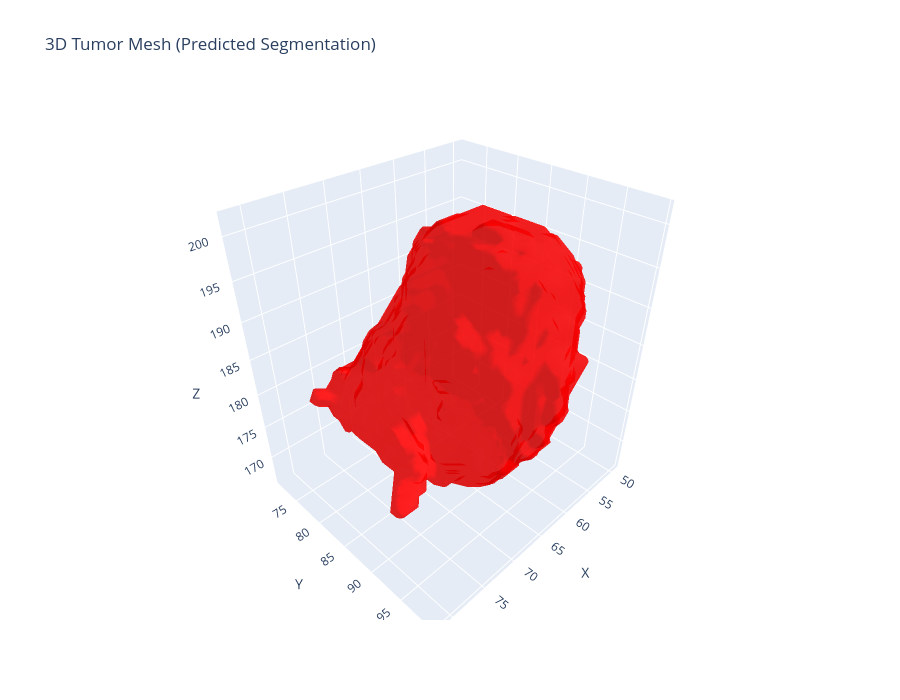

The code cell stored with this chart in its notebook:
### Code cell
# ======================
# Full 3D Tumor Mesh Visualization from NIfTI or In-Memory
# ======================
import os
import numpy as np
import nibabel as nib
import matplotlib.pyplot as plt
import plotly.graph_objects as go
from skimage import measure

# Helper: resolve prediction volume from memory or file
def _resolve_prediction_volume():
    if "segmentation_array" in globals():
        arr = np.asarray(segmentation_array)
        return (arr > 0.5).astype(np.uint8)
    if "prediction" in globals():
        arr = np.asarray(prediction)
        return (arr > 0.5).astype(np.uint8)
    candidate_paths = [
        os.path.join(PRED_DIR, "predicted_segmentation.nii"),
        os.path.join(PRED_DIR, "predicted_segmentation.nii.gz"),
        "predicted_segmentation.nii",
        "predicted_segmentation.nii.gz",
    ]
    for path in candidate_paths:
        if os.path.exists(path):
            arr = nib.load(path).get_fdata()
            return (arr > 0.5).astype(np.uint8)
    raise FileNotFoundError(
        "Prediction volume not found. Run inference first so segmentation_array/prediction exists "
        "or save predicted_segmentation.nii."
    )

def create_3d_tumor_mesh(pred_mask, downsample=2, min_voxels=100):
    """Create interactive 3D tumor mesh using marching cubes."""
    pred_mask = (pred_mask > 0).astype(np.uint8)
    if downsample > 1:
        pred_mask = pred_mask[::downsample, ::downsample, ::downsample]
    tumor_voxels = int(pred_mask.sum())
    if tumor_voxels < min_voxels:
        print(f"Tumor voxels too few for mesh: {tumor_voxels}")
        return None
    verts, faces, _, _ = measure.marching_cubes(pred_mask, level=0.5, step_size=1)
    fig = go.Figure(
        data=[
            go.Mesh3d(
                x=verts[:, 0],
                y=verts[:, 1],
                z=verts[:, 2],
                i=faces[:, 0],
                j=faces[:, 1],
                k=faces[:, 2],
                color="red",
                opacity=0.65,
                name="Predicted Tumor",
            )
        ]
    )
    fig.update_layout(
        title="3D Tumor Mesh (Predicted Segmentation)",
        scene=dict(
            xaxis_title="X",
            yaxis_title="Y",
            zaxis_title="Z",
            aspectmode="data",
        ),
        width=900,
        height=700,
    )
    return fig

# Run and save/show the mesh
try:
    pred_mask_3d = _resolve_prediction_volume()
    fig_mesh = create_3d_tumor_mesh(pred_mask_3d, downsample=2)
    if fig_mesh is not None:
        os.makedirs(VIZ_DIR, exist_ok=True)
        mesh_html_path = os.path.join(VIZ_DIR, "predicted_tumor_3d_mesh.html")
        fig_mesh.write_html(mesh_html_path)
        fig_mesh.show()
        print(f"Saved 3D mesh visualization: {mesh_html_path}")
    else:
        print("No mesh generated: not enough tumor voxels.")
except Exception as e:
    print(f"3D mesh visualization failed: {e}")

### Figure 1 — Plotly figure (JSON) as saved in the notebook; plotly's stock layout.template omitted (floating-point values rounded to 4 significant figures; data arrays with more than 128 entries replaced by an {"elided": "..."} marker saying what was removed)
{"data": [{"color": "red", "i": {"elided": "8220 int values"}, "j": {"elided": "8220 int values"}, "k": {"elided": "8220 int values"}, "name": "Predicted Tumor", "opacity": 0.65, "type": "mesh3d", "x": {"elided": "4112 float values"}, "y": {"elided": "4112 float values"}, "z": {"elided": "4112 float values"}}], "layout": {"height": 700, "scene": {"aspectmode": "data", "xaxis": {"title": {"text": "X"}}, "yaxis": {"title": {"text": "Y"}}, "zaxis": {"title": {"text": "Z"}}}, "title": {"text": "3D Tumor Mesh (Predicted Segmentation)"}, "width": 900}}
